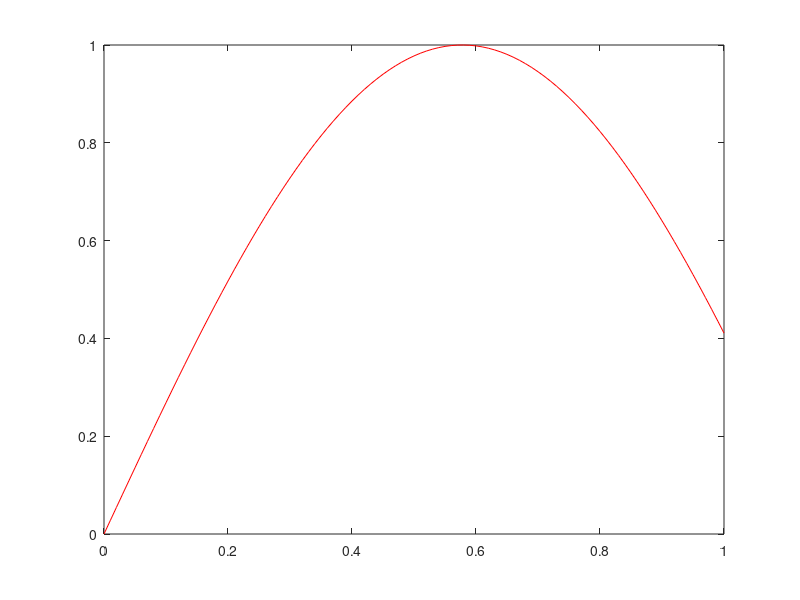
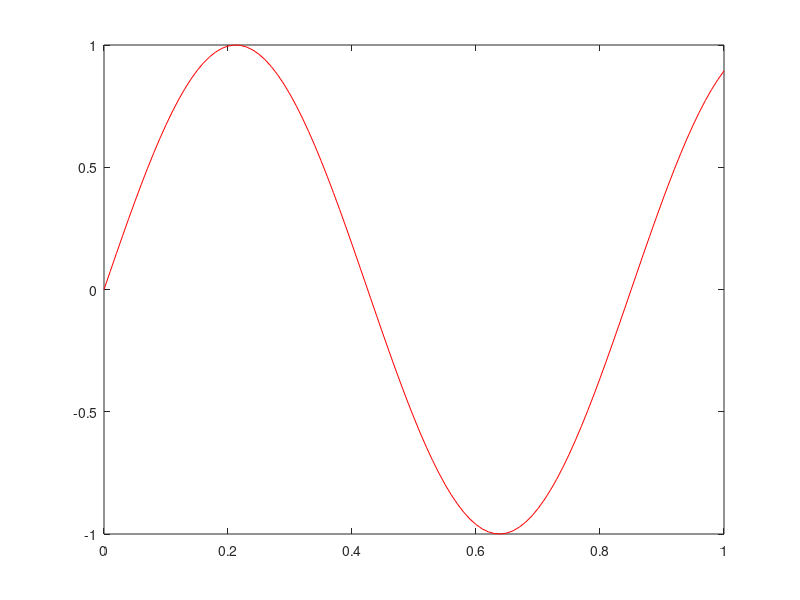
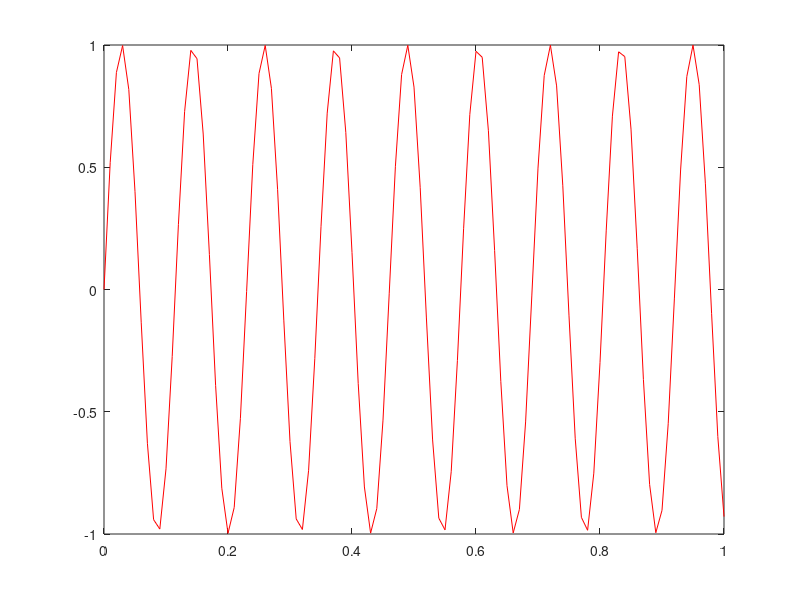
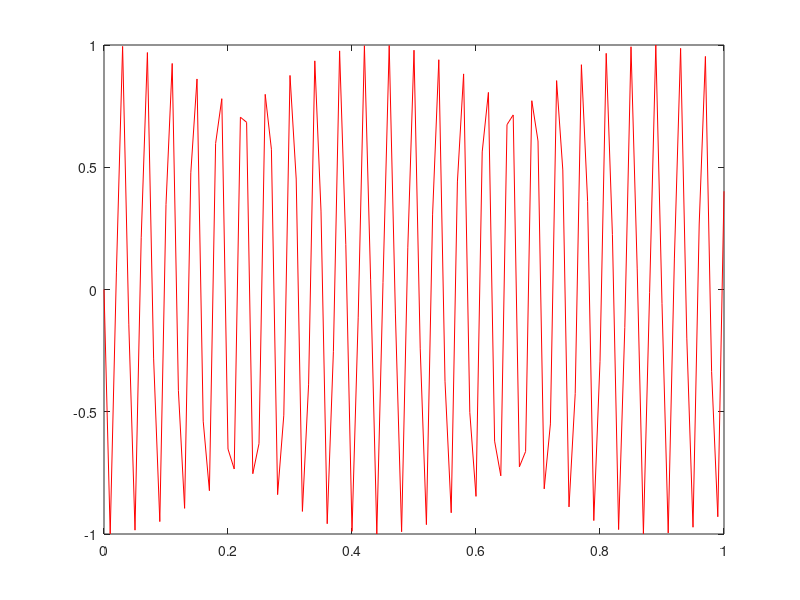

MATLAB code for these plots, in order:
%% U4

% Heat diffusion in one dimensional wire with the Crank-Nicholson method.

close all; clear; clc;
format long g; 

% === ANONYMOUS FUNCTIONS ===

% Analytical function
u_fcn = @(x,t) sin(exp(t)*x);

% Initial value function
IV_fcn = @(x) u_fcn(x,0);

% f(x,t)
f_fcn = @(x,t) exp(t) * x .* cos(exp(t) * x) + exp(2*t) * sin(exp(t)*x);

% Dirichlet boundary values
TL_fcn = @(t) t*0;                  % BV at the first point in space
TR_fcn = @(t) sin(exp(t));          % BV at the last point in space


% === INTERVAL ===

% Define the computational space
x0 = 0;                     % Start point
xN = 1;                     % End point
t0 = 0;                     % Start time
tM_vec= [1 2 4 8 16];                   % End time

for i = 1:length(tM_vec)

    tM = tM_vec(i);

    N = 100;                    % Iterations for space
    M = 100;                    % Iterations for time
    
    D = 1;                      % Heat transfer coefficient
    dx = (xN-x0) / N;           % Step length in space
    dt = (tM-t0) / M;           % Step length in time
    sigma = (D*dt) / (dx^2);    % Constant
    
    x_vec = (x0:dx:xN)';        % All points in space
    x_inner = x_vec(2:end-1);   % Inner points (N-1 in total) in space
    t_vec = (t0:dt:tM)';        % All points in time
    
    
    % === SOLUTION MATRIX ===
    
    % Create the LEFT system matrix in three steps;
    L1 = (2+2*sigma) * diag(ones(1,N-1));       % Main  diagonal
    L2 = (-1*sigma) * diag(ones(1,N-2), 1);     % Upper diagonal
    L3 = (-1*sigma) * diag(ones(1,N-2), -1);    % Lower diagonal
    tridiagmat_L = sparse(L1 + L2 + L3);
    AL = (L1 + L2 + L3);
    A = spdiags([-1*sigma*ones(N-1,1) (2+2*sigma)*ones(N-1,1) -1*sigma*ones(N-1,1)], -1:1, N-1, N-1);
    
    % Create the RIGHT system matrix in three steps;
    R1 = (2+2*sigma) * diag(ones(1,N-1));       % Main  diagonal
    R2 = (sigma) * diag(ones(1,N-2), 1);        % Upper diagonal
    R3 = (sigma) * diag(ones(1,N-2), -1);       % Lower diagonal
    tridiagmat_R = sparse(R1 + R2 + R3);
    AR = (R1 + R2 + R3);
    B = spdiags([sigma*ones(N-1,1) (2-2*sigma)*ones(N-1,1) sigma*ones(N-1,1)], -1:1, N-1, N-1);
    
    % The solution matrix
    SOLMAT = zeros(N-1 , M+1);
    
    % Initial condition (IV):
    % The initial temperature of the wire at every point in space, 
    % i.e., the temperature for every row in the first column.
    SOLMAT(:,1) = IV_fcn(x_inner);
    
    % Boundary conditions (BV):
    % The temperature of the wire at the boundaries at any time.
    row_upper = TL_fcn(t_vec');
    row_lower = TR_fcn(t_vec');
    s_vec = zeros(N-1,1);
    
    for j = 1:M
    
        s_vec(1) = row_upper(j) + row_upper(j+1);
        s_vec(end) = row_lower(j) + row_lower(j+1);
        SOLMAT(:,j+1) = A \ ( (B*SOLMAT(:,j)) + sigma*s_vec + ( dt*(f_fcn(x_inner,dt*(j-1)) + f_fcn(x_inner,dt*(j)) ) ) );
    
    end
    
    % Extending the matrix by adding the upper and lower rows
    SOLMAT = [row_upper; SOLMAT; row_lower];
    
    solvec = u_fcn(x_vec, tM);
    
    error_vec = abs(solvec - SOLMAT(:,end));
    MAXFEL = max(error_vec);
    
    figure(i)
    plot(x_vec, solvec,'r');
    
    % figure(2)
    % plot(x_vec, SOLMAT(:,end), 'r')
    % hold on
    % plot(x_vec, solvec, 'b')

end
